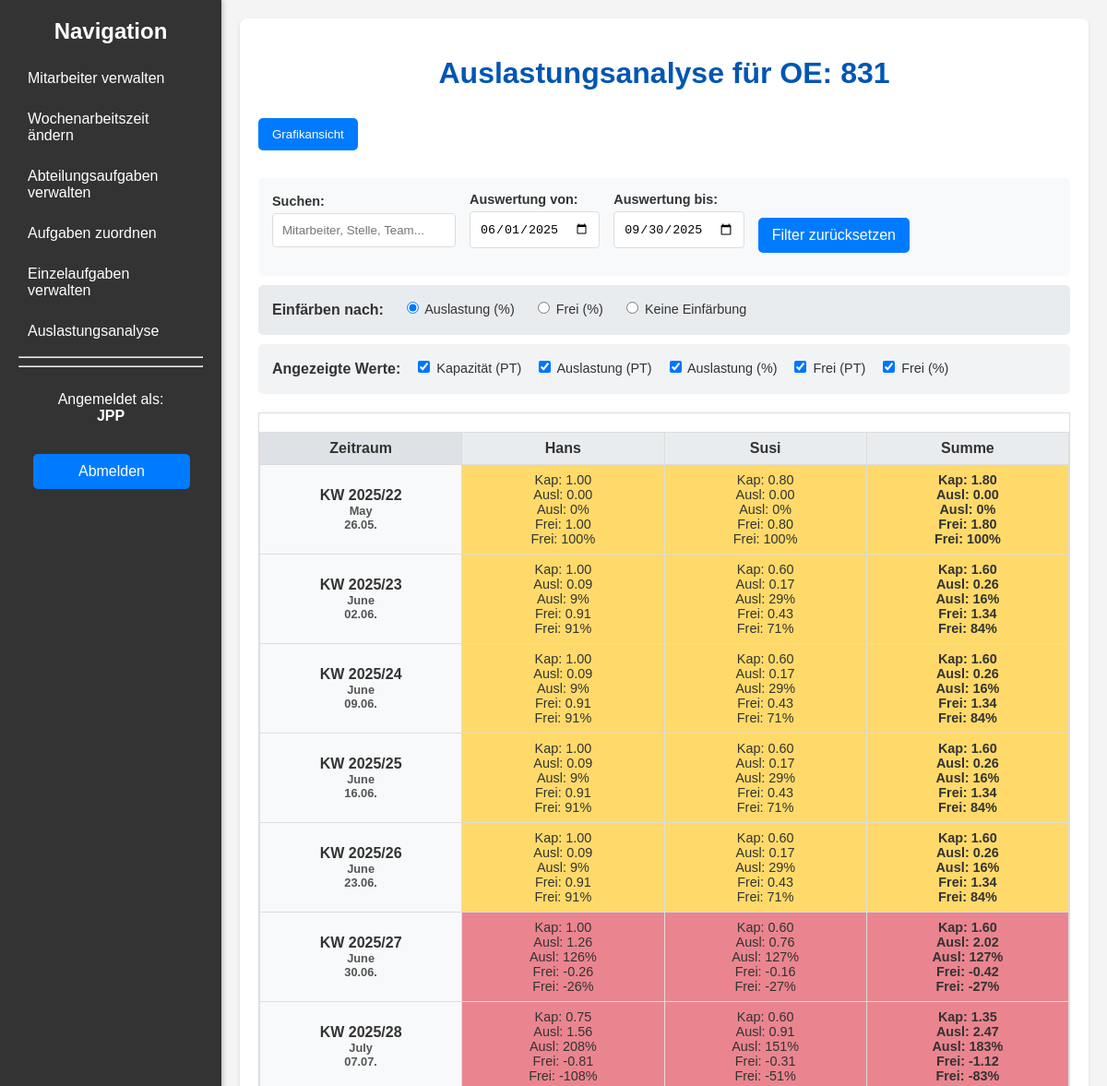
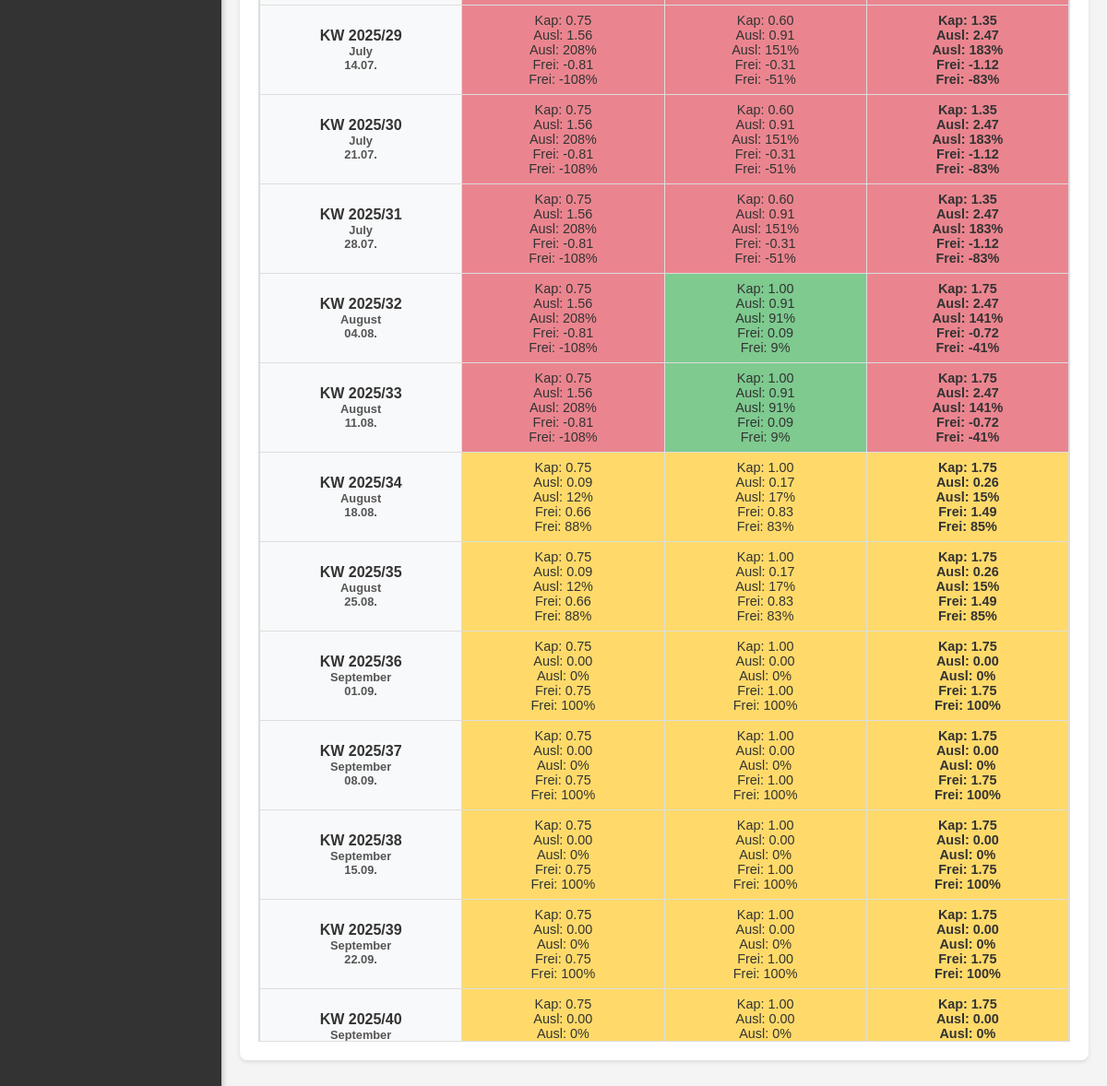
The page /auslastungsanalyse (signed in) on the database its author committed (2 pictures, top to bottom).
### models.py (models this page shows, shortened)
class User(db.Model, UserMixin):
    id = db.Column(db.Integer, primary_key=True)
    username = db.Column(db.String(100), unique=True, nullable=False)
    password_hash = db.Column(db.String(128))
    oe_number = db.Column(db.String(50), nullable=False)
    is_admin = db.Column(db.Boolean, default=False)

class Employee(db.Model):
    id = db.Column(db.Integer, primary_key=True)
    name = db.Column(db.String(100), nullable=False)
    job_title = db.Column(db.String(100), nullable=False)
    weekly_working_hours = db.Column(db.Float, default=0.0)
    team = db.Column(db.String(100), nullable=True)
    oe_number = db.Column(db.String(50), nullable=False)
    working_hours_changes = db.relationship('WorkingHoursChange', backref='employee', lazy=True, cascade="all, delete-orphan")
    assigned_tasks = db.relationship('EmployeeTask', backref='employee', lazy=True, cascade="all, delete-orphan")
    einzelaufgaben_zuordnung = db.relationship('EinzelaufgabeMitarbeiter', back_populates='employee', lazy=True, cascade="all, delete-orphan")

class WorkingHoursChange(db.Model):
    id = db.Column(db.Integer, primary_key=True)
    employee_id = db.Column(db.Integer, db.ForeignKey('employee.id'), nullable=False)
    old_hours = db.Column(db.Float, nullable=True)
    new_hours = db.Column(db.Float, nullable=False)
    change_date = db.Column(db.Date, nullable=False)
    reason = db.Column(db.String(500), nullable=True)

### app.py (the view, shortened to what this page needs)
@app.route('/auslastungsanalyse')
@login_required
def workload_analysis():
    today = date.today()
    default_start = (today - relativedelta(months=1)).replace(day=1)
    future_month_end = (today + relativedelta(months=3)).replace(day=1) - timedelta(days=1)
    default_end = future_month_end
    try:
        start_date_filter = datetime.strptime(request.args.get('start_date', default_start.strftime('%Y-%m-%d')), '%Y-%m-%d').date()
        end_date_filter = datetime.strptime(request.args.get('end_date', default_end.strftime('%Y-%m-%d')), '%Y-%m-%d').date()
    except ValueError:
        flash("Ungültiges Datumsformat. Bitte YYYY-MM-DD verwenden.", "danger")
        start_date_filter = default_start
        end_date_filter = default_end
    search_term = request.args.get('search', '').lower()
    if current_user.is_admin:
        employees_query = Employee.query
        if search_term:
            employees_query = employees_query.filter(
                or_(
                    Employee.name.ilike(f'%{search_term}%'),
                    Employee.job_title.ilike(f'%{search_term}%'),
                    Employee.team.ilike(f'%{search_term}%'),
                    Employee.oe_number.ilike(f'%{search_term}%')
                )
            )
    else:
        employees_query = Employee.query.filter_by(oe_number=current_user.oe_number)
    employees = employees_query.order_by(Employee.oe_number, Employee.name).all()
    employee_ids = [emp.id for emp in employees]
    calendar_weeks_data = []
    if start_date_filter <= end_date_filter:
        current_monday = start_date_filter - timedelta(days=start_date_filter.weekday())
        while current_monday <= end_date_filter:
            year, week, _ = current_monday.isocalendar()
            month_name = current_monday.strftime('%B')
            calendar_weeks_data.append({
                "week_str": f"KW {year}/{week:02d}",
                "monday_date_str": current_monday.strftime('%d.%m.'),
                "month_name": month_name,
                "start_of_week": current_monday
            })
            current_monday += timedelta(weeks=1)
    tasks_query = Einzelaufgabe.query.join(EinzelaufgabeMitarbeiter).filter(
        EinzelaufgabeMitarbeiter.employee_id.in_(employee_ids),
        Einzelaufgabe.datum_von.isnot(None),
        Einzelaufgabe.datum_bis.isnot(None),
        Einzelaufgabe.datum_von <= end_date_filter,
        Einzelaufgabe.datum_bis >= start_date_filter
    )
    tasks = tasks_query.all()
    analysis_data = {emp.id: {week['week_str']: {'workload': 0.0, 'capacity': 0.0} for week in calendar_weeks_data} for emp in employees}
    for emp in employees:
        for week_data in calendar_weeks_data:
            week_start_date = week_data["start_of_week"]
            latest_change = WorkingHoursChange.query.filter(
                WorkingHoursChange.employee_id == emp.id,
                WorkingHoursChange.change_date <= week_start_date
            ).order_by(WorkingHoursChange.change_date.desc()).first()
            analysis_data[emp.id][week_data['week_str']]['capacity'] = latest_change.new_hours if latest_change else 0.0
    for task in tasks:
        assignments = [a for a in task.mitarbeiter_zuordnung if a.employee_id in employee_ids]
        total_workdays_in_task = get_workdays(task.datum_von, task.datum_bis)
        if total_workdays_in_task == 0:
            continue
        for assignment in assignments:
            pt_per_workday = (assignment.pt or 0) / total_workdays_in_task
            current_date_in_loop = task.datum_von
            while current_date_in_loop <= task.datum_bis:
                if start_date_filter <= current_date_in_loop <= end_date_filter and current_date_in_loop.weekday() < 5:
                    year, week, _ = current_date_in_loop.isocalendar()
                    week_str = f"KW {year}/{week:02d}"
                    if week_str in analysis_data.get(assignment.employee_id, {}):
                        analysis_data[assignment.employee_id][week_str]['workload'] += pt_per_workday
                current_date_in_loop += timedelta(days=1)
    employees_for_json = [{'id': emp.id, 'name': emp.name} for emp in employees]
    summary_data = {week['week_str']: {'workload': 0.0, 'capacity': 0.0} for week in calendar_weeks_data}
    for week_data in calendar_weeks_data:
        week_str = week_data['week_str']
        for emp in employees:
            summary_data[week_str]['workload'] += analysis_data[emp.id][week_str]['workload']
            summary_data[week_str]['capacity'] += analysis_data[emp.id][week_str]['capacity']
    settings_db = Settings.query.first()
    settings_for_json = {
        'red_threshold': settings_db.red_threshold if settings_db else 100.1,
        'green_min_threshold': settings_db.green_min_threshold if settings_db else 80.0
    }
    return render_template('workload_analysis.html',
                           employees=employees,
                           calendar_weeks_data=calendar_weeks_data,
                           analysis_data=analysis_data,
                           summary_data=summary_data,
                           employees_for_json=employees_for_json,
                           start_date=start_date_filter.strftime('%Y-%m-%d'),
                           end_date=end_date_filter.strftime('%Y-%m-%d'),
                           search_term=search_term,
                           settings=settings_for_json)

### templates/workload_analysis.html (shortened to what this page needs)
{% extends "base.html" %}
{% block content %}
<h1>Auslastungsanalyse
    {% if not current_user.is_admin %}
        für OE: {{ current_user.oe_number }}
    {% endif %}
</h1>
<div class="view-toggle-bar">
    <button id="toggleViewBtn" class="button">Grafikansicht</button>
</div>
<form id="filterForm" method="get" class="filter-bar">
    <div class="form-group">
        <label for="search">Suchen:</label>
        <input type="text" name="search" id="search"
               placeholder="{% if current_user.is_admin %}Mitarbeiter, Stelle, Team, OE...{% else %}Mitarbeiter, Stelle, Team...{% endif %}"
               value="{{ search_term }}">
    </div>
    <div class="form-group">
        <label for="start_date">Auswertung von:</label>
        <input type="date" name="start_date" id="start_date" value="{{ start_date }}">
    </div>
    <div class="form-group">
        <label for="end_date">Auswertung bis:</label>
        <input type="date" name="end_date" id="end_date" value="{{ end_date }}">
    </div>
    <div class="form-group" style="align-self: flex-end;">
        <a href="{{ url_for('workload_analysis') }}" class="button">Filter zurücksetzen</a>
    </div>
</form>
<div class="radio-bar">
    <strong>Einfärben nach:</strong>
    <label><input type="radio" name="color_metric" class="color-metric-toggle" value="utilization_perc" checked> Auslastung (%)</label>
    <label><input type="radio" name="color_metric" class="color-metric-toggle" value="free_perc"> Frei (%)</label>
    <label><input type="radio" name="color_metric" class="color-metric-toggle" value="none"> Keine Einfärbung</label>
</div>
<div class="checkbox-bar">
    <strong>Angezeigte Werte:</strong>
    <label><input type="checkbox" class="view-toggle" data-target="show-capacity" checked> Kapazität (PT)</label>
    <label><input type="checkbox" class="view-toggle" data-target="show-workload" checked> Auslastung (PT)</label>
    <label><input type="checkbox" class="view-toggle" data-target="show-utilization" checked> Auslastung (%)</label>
    <label><input type="checkbox" class="view-toggle" data-target="show-free-abs" checked> Frei (PT)</label>
    <label><input type="checkbox" class="view-toggle" data-target="show-free-perc"> Frei (%)</label>
</div>
<div id="tableContainer">
    <div class="workload-table-container">
        <table class="workload-table">
            <thead>
                <tr>
                    <th>Zeitraum</th>
                    {% for employee in employees %}
                    <th>
                        {{ employee.name }}
                    </th>
                    {% endfor %}
                    <th>Summe</th>
                </tr>
            </thead>
            <tbody>
                {% for week_data in calendar_weeks_data %}
                <tr>
                    <th>
                        <div class="week-header-main">{{ week_data.week_str }}</div>
                        <div class="week-header-sub">{{ week_data.month_name }}</div>
                        <div class="week-header-sub">{{ week_data.monday_date_str }}</div>
                    </th>
                    {% for employee in employees %}
                        {% set data = analysis_data[employee.id][week_data.week_str] %}
                        {% set capacity = data.capacity %}
                        {% set workload = data.workload %}
                        {% set free_capacity = capacity - workload %}
                        {% if capacity > 0 %}
                            {% set utilization = (workload / capacity) * 100 %}
                            {% set free_percent = 100 - utilization %}
                        {% else %}
                            {% set utilization = 0 %}
                            {% set free_percent = 0 %}
                        {% endif %}
                        <td class="capacity-cell"
                            data-capacity="{{ capacity }}"
                            data-workload="{{ workload }}"
                            data-utilization-perc="{{ utilization|round|int }}"
                            data-free-abs="{{ free_capacity }}"
                            data-free-perc="{{ free_percent|round|int }}">
                            <div class="show-capacity">Kap: {{ "%.2f"|format(capacity) }}</div>
                            <div class="show-workload">Ausl: {{ "%.2f"|format(workload) }}</div>
                            <div class="show-utilization">Ausl: {{ "%.0f"|format(utilization) }}%</div>
                            <div class="show-free-abs">Frei: {{ "%.2f"|format(free_capacity) }}</div>
                            <div class="show-free-perc">Frei: {{ "%.0f"|format(free_percent) }}%</div>
                        </td>
                    {% endfor %}
                    {% set summary = summary_data[week_data.week_str] %}
                    {% set capacity = summary.capacity %}
                    {% set workload = summary.workload %}
                    {% set free_capacity = capacity - workload %}
                    {% if capacity > 0 %}
                        {% set utilization = (workload / capacity) * 100 %}
                        {% set free_percent = 100 - utilization %}
                    {% else %}
                        {% set utilization = 0 %}
                        {% set free_percent = 0 %}
                    {% endif %}
                    <td class="capacity-cell"
                        data-capacity="{{ capacity }}"
                        data-workload="{{ workload }}"
                        data-utilization-perc="{{ utilization|round|int }}"
                        data-free-abs="{{ free_capacity }}"
                        data-free-perc="{{ free_percent|round|int }}">
                        <div class="show-capacity">Kap: {{ "%.2f"|format(capacity) }}</div>
                        <div class="show-workload">Ausl: {{ "%.2f"|format(workload) }}</div>
                        <div class="show-utilization">Ausl: {{ "%.0f"|format(utilization) }}%</div>
                        <div class="show-free-abs">Frei: {{ "%.2f"|format(free_capacity) }}</div>
                        <div class="show-free-perc">Frei: {{ "%.0f"|format(free_percent) }}%</div>
                    </td>
                </tr>
                {% else %}
                <tr>
                    <td colspan="{{ 2 + employees|length }}">Keine Daten für den ausgewählten Zeitraum gefunden.</td>
                </tr>
                {% endfor %}
            </tbody>
        </table>
    </div>
</div>
{% endblock %}

### templates/base.html (shortened to what this page needs)
<!DOCTYPE html>
<html lang="de">
<head>
    <link rel="stylesheet" href="{{ url_for('static', filename='style.css') }}">
</head>
<body>
    <div class="wrapper">
        {% block sidebar %}
        <div class="sidebar">
            <h2>Navigation</h2>
            <ul>
                <li><a href="{{ url_for('employees') }}">Mitarbeiter verwalten</a></li>
                <li><a href="{{ url_for('working_hours_changes') }}">Wochenarbeitszeit ändern</a></li>
                <li><a href="{{ url_for('department_tasks') }}">Abteilungsaufgaben verwalten</a></li>
                <li><a href="{{ url_for('assign_tasks') }}">Aufgaben zuordnen</a></li>
                <li><a href="{{ url_for('einzelaufgaben') }}">Einzelaufgaben verwalten</a></li>
                <li><a href="{{ url_for('workload_analysis') }}">Auslastungsanalyse</a></li>
                <hr>
                <hr>
            </ul>
            <div style="position: relative; top: 10px; width: 100%;">
                 <p style="text-align: center;">Angemeldet als:<br><b>{{ current_user.username }}</b></p>
                 <a href="{{ url_for('logout') }}" class="button" style="width: 70%; margin: 8%;">Abmelden</a>
            </div>
        </div>
        {% endblock %}
        <div class="main-content">
            <div class="container">
                {% block content %}{% endblock %}
            </div>
        </div>
    </div>
</body>
</html>

### rows shown on the page
User: username "JPP", oe_number "831"
Employee: name "Hans", workload "0.00", utilization "0", id "1.00", free_percent "100", workload "0.09", utilization "9", free_capacity "0.91", free_percent "91", workload "1.26", utilization "126", free_capacity "-0.26", free_percent "-26", workload "1.56", utilization "208", free_capacity "-0.81", free_percent "-108", utilization "12", free_capacity "0.66", free_percent "88", weekly_working_hours "0.75"
Employee: name "Susi", workload "0.00", utilization "0", free_capacity "0.80", free_percent "100", workload "0.17", utilization "29", free_capacity "0.43", free_percent "71", workload "0.76", utilization "127", free_capacity "-0.16", free_percent "-27", workload "0.91", utilization "151", free_capacity "-0.31", free_percent "-51", utilization "91", free_capacity "0.09", free_percent "9", utilization "17", free_capacity "0.83", free_percent "83", weekly_working_hours "1.00"
WorkingHoursChange: new_hours "1.00"
WorkingHoursChange: new_hours "0.80"
WorkingHoursChange: new_hours "0.60"
WorkingHoursChange: new_hours "0.75"
WorkingHoursChange: new_hours "1.00"

### other values the page prints
{{ week_data.week_str }} "KW 2025/22" "KW 2025/23" "KW 2025/24" "KW 2025/25" "KW 2025/26" "KW 2025/27" "KW 2025/28" "KW 2025/29" "KW 2025/30" "KW 2025/31" "KW 2025/32" "KW 2025/33" "KW 2025/34" "KW 2025/35" "KW 2025/36" "KW 2025/37" "KW 2025/38" "KW 2025/39" "KW 2025/40"
{{ week_data.month_name }} "May" "June" "June" "June" "June" "June" "July" "July" "July" "July" "August" "August" "August" "August" "September" "September" "September" "September" "September"
{{ week_data.monday_date_str }} "26.05." "02.06." "09.06." "16.06." "23.06." "30.06." "07.07." "14.07." "21.07." "28.07." "04.08." "11.08." "18.08." "25.08." "01.09." "08.09." "15.09." "22.09."
{{ "%.2f"|format(capacity) }} "1.80" "1.60" "1.60" "1.60" "1.60" "1.60" "1.35" "1.35" "1.35" "1.35" "1.75" "1.75" "1.75" "1.75" "1.75" "1.75" "1.75" "1.75" "1.75"
{{ "%.2f"|format(workload) }} "0.00" "0.26" "0.26" "0.26" "0.26" "2.02" "2.47" "2.47" "2.47" "2.47" "2.47" "2.47" "0.26" "0.26" "0.00" "0.00" "0.00" "0.00" "0.00"
{{ "%.0f"|format(utilization) }} "0" "16" "16" "16" "16" "127" "183" "183" "183" "183" "141" "141" "15" "15" "0" "0" "0" "0" "0"
{{ "%.2f"|format(free_capacity) }} "1.80" "1.34" "1.34" "1.34" "1.34" "-0.42" "-1.12" "-1.12" "-1.12" "-1.12" "-0.72" "-0.72" "1.49" "1.49" "1.75" "1.75" "1.75" "1.75"
{{ "%.0f"|format(free_percent) }} "100" "84" "84" "84" "84" "-27" "-83" "-83" "-83" "-83" "-41" "-41" "85" "85" "100" "100" "100" "100"
